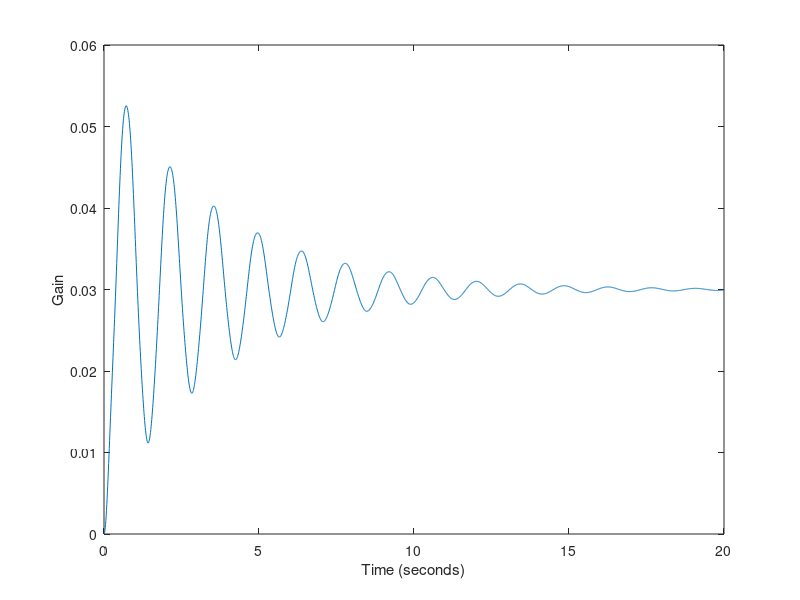

MATLAB code for this plot:
K1 = 100;   M1 = 1;   B1 = 2;

A1 =   [0,  0,  0,  1,  0,  0;...
        0,  0,  0,  0,  1,  0;...
        0,  0,  0,  0,  0,  1;...
        -2*K1/M1,   K1/M1,  0,  -2*B1/M1,   0,  B1/M1;...
        K1/M1,  -2*K1/M1,   K1/M1,  0,  0,  0;...
        0,  K1/M1,  -K1/M1, B1/M1, 0,  -B1/M1;];
B1 =   [0;  0;  0;  0;  0;  1/M1];
C1 =   [0,  0,  1,  0,  0,  0];
D1 =   [0];

G1 = ss(A1,B1,C1,D1);
tf(G1)
zpk(G1)

t1 = 0:0.01:20;
y1 = step(G1,t1);
plot(t1, y1);
xlabel('Time (seconds)');
ylabel('Gain');